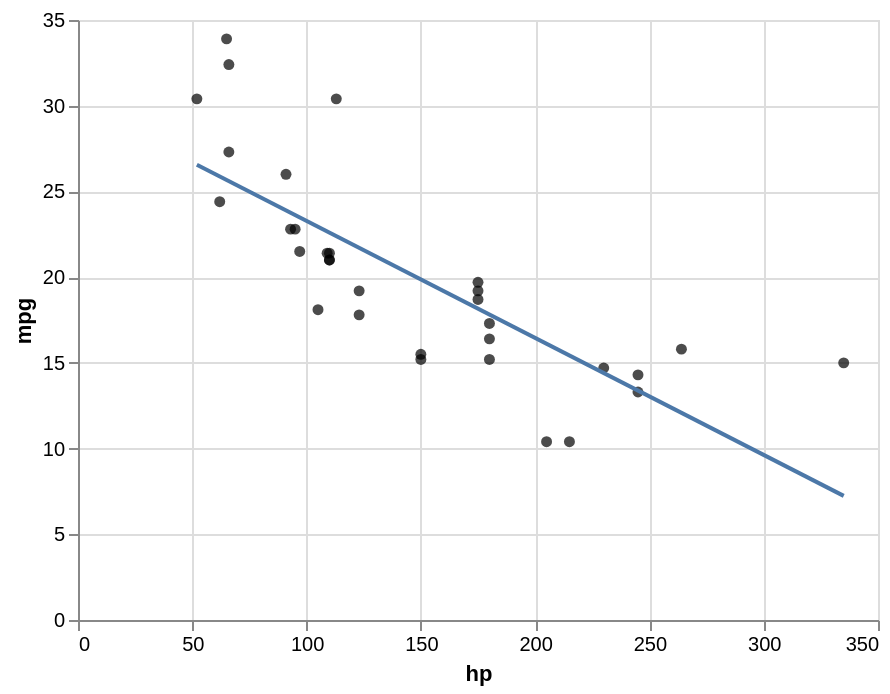

The notebook cell this image was saved under:
### Code cell
base = alt.Chart(cars_df).mark_circle(color="black").encode(
        alt.X("hp"), alt.Y("mpg")
)

# Create regression line
linear_fit = base.transform_regression(
    "hp", "mpg", method="linear"
).mark_line()

base + linear_fit

### Figure 1 — Vega-Lite specification as saved in the notebook (floating-point values rounded to 4 significant figures)
{"config": {"view": {"continuousWidth": 400, "continuousHeight": 300}}, "layer": [{"mark": {"type": "circle", "color": "black"}, "encoding": {"x": {"field": "hp", "type": "quantitative"}, "y": {"field": "mpg", "type": "quantitative"}}}, {"mark": "line", "encoding": {"x": {"field": "hp", "type": "quantitative"}, "y": {"field": "mpg", "type": "quantitative"}}, "transform": [{"on": "hp", "regression": "mpg", "method": "linear"}]}], "data": {"name": "data-72773ff55fd34acc5a62b75c5677e9e1"}, "$schema": "https://vega.github.io/schema/vega-lite/v4.17.0.json", "datasets": {"data-72773ff55fd34acc5a62b75c5677e9e1": [{"mpg": 21.0, "hp": 110, "wt": 2.62}, {"mpg": 21.0, "hp": 110, "wt": 2.875}, {"mpg": 22.8, "hp": 93, "wt": 2.32}, {"mpg": 21.4, "hp": 110, "wt": 3.215}, {"mpg": 18.7, "hp": 175, "wt": 3.44}, {"mpg": 18.1, "hp": 105, "wt": 3.46}, {"mpg": 14.3, "hp": 245, "wt": 3.57}, {"mpg": 24.4, "hp": 62, "wt": 3.19}, {"mpg": 22.8, "hp": 95, "wt": 3.15}, {"mpg": 19.2, "hp": 123, "wt": 3.44}, {"mpg": 17.8, "hp": 123, "wt": 3.44}, {"mpg": 16.4, "hp": 180, "wt": 4.07}, {"mpg": 17.3, "hp": 180, "wt": 3.73}, {"mpg": 15.2, "hp": 180, "wt": 3.78}, {"mpg": 10.4, "hp": 205, "wt": 5.25}, {"mpg": 10.4, "hp": 215, "wt": 5.424}, {"mpg": 14.7, "hp": 230, "wt": 5.345}, {"mpg": 32.4, "hp": 66, "wt": 2.2}, {"mpg": 30.4, "hp": 52, "wt": 1.615}, {"mpg": 33.9, "hp": 65, "wt": 1.835}, {"mpg": 21.5, "hp": 97, "wt": 2.465}, {"mpg": 15.5, "hp": 150, "wt": 3.52}, {"mpg": 15.2, "hp": 150, "wt": 3.435}, {"mpg": 13.3, "hp": 245, "wt": 3.84}, {"mpg": 19.2, "hp": 175, "wt": 3.845}, {"mpg": 27.3, "hp": 66, "wt": 1.935}, {"mpg": 26.0, "hp": 91, "wt": 2.14}, {"mpg": 30.4, "hp": 113, "wt": 1.513}, {"mpg": 15.8, "hp": 264, "wt": 3.17}, {"mpg": 19.7, "hp": 175, "wt": 2.77}, {"mpg": 15.0, "hp": 335, "wt": 3.57}, {"mpg": 21.4, "hp": 109, "wt": 2.78}]}}
